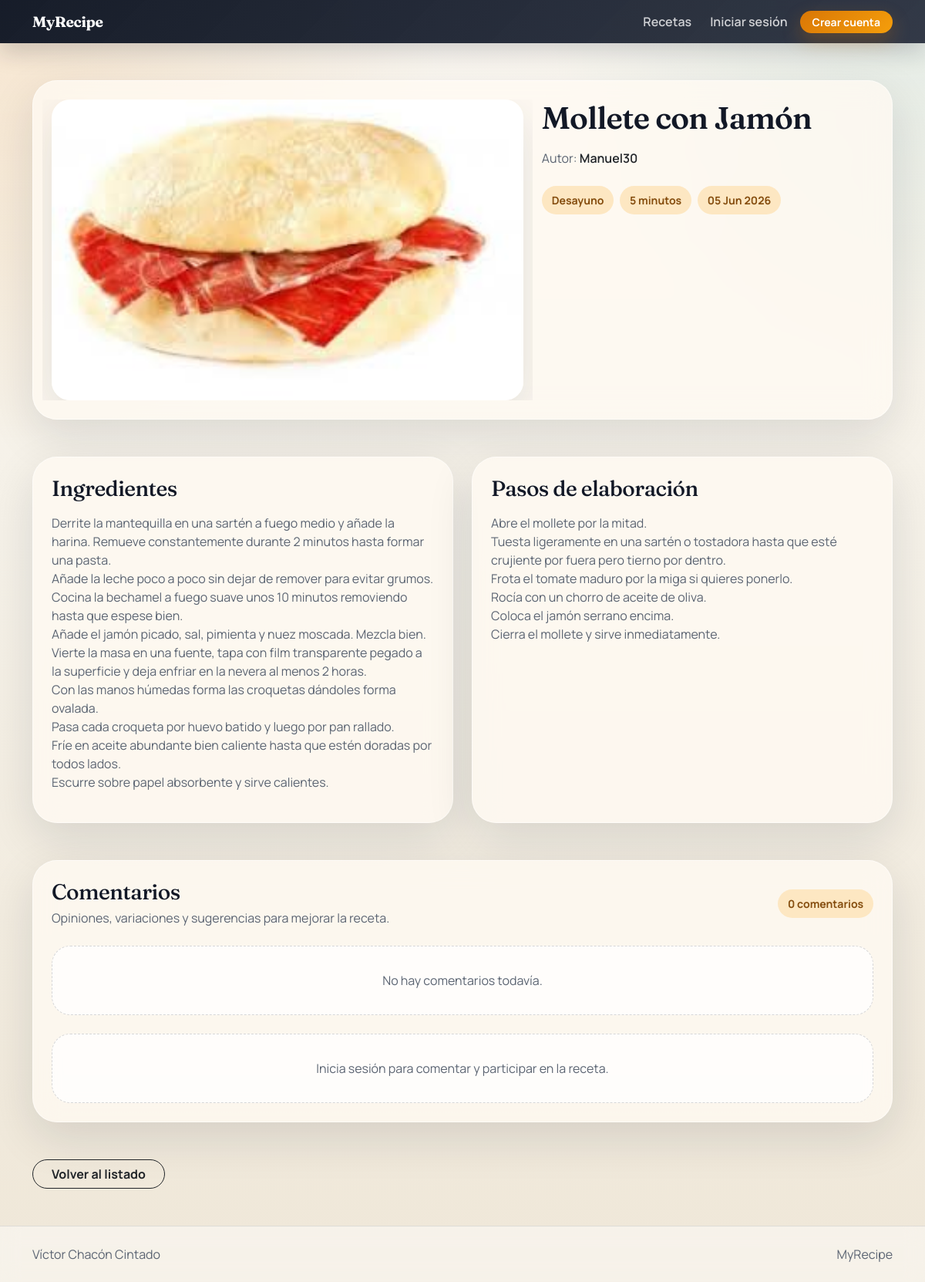
/receta/7/, run on the app's committed database.
### recetas/models.py (models this page shows, shortened)
class Receta(models.Model):
    titulo = models.CharField(max_length=200)
    ingredientes = models.TextField()
    pasos_elaboracion = models.TextField()
    tiempo_preparacion = models.PositiveIntegerField()
    categoria = models.ForeignKey(Categoria, on_delete=models.SET_NULL, null=True)
    autor = models.ForeignKey(settings.AUTH_USER_MODEL, on_delete=models.CASCADE)
    fecha_creacion = models.DateTimeField(auto_now_add=True)
    favoritos = models.ManyToManyField(settings.AUTH_USER_MODEL, related_name='recetas_favoritas', blank=True)
    imagen = models.ImageField(upload_to='recetas/')

class Categoria(models.Model):
    nombre = models.CharField(max_length=100)
    descripcion = models.TextField(blank=True, null=True)
    def __str__(self):
        return self.nombre

### recetas/views.py (the view)
# urls.py: path('receta/<int:receta_id>/', views.detalle_receta, name='detalle_receta'),
def detalle_receta(request, receta_id):
    receta = get_object_or_404(Receta.objects.select_related('categoria', 'autor'), id=receta_id)
    comentarios = receta.comentario_set.all()
    formulario_comentario = Formulario_comentario()
    return render(request, 'detalle_receta.html', {
        'receta': receta,
        'comentarios': comentarios,
        'formulario_comentario': formulario_comentario
    })

### templates/detalle_receta.html (shortened to what this page needs)
{% extends 'base.html' %}
{% block content %}
<section class="detail-shell mb-4 mb-lg-5">
    <div class="row g-4 align-items-start">
        <div class="col-lg-7 detail-hero">
            {% if receta.imagen %}
                <img class="detail-hero__image" src="{{ receta.imagen.url }}" alt="{{ receta.titulo }}">
            {% else %}
                <div class="detail-hero__image d-grid place-content-center bg-light text-muted text-center p-5">Esta receta no tiene imagen todavía</div>
            {% endif %}
        </div>
        <div class="col-lg-5">
            <h1 class="display-6 fw-semibold mb-3">{{ receta.titulo }}</h1>
            <p class="muted-text mb-4">Autor: <a href="{% url 'perfil_usuario' username=receta.autor.username %}" class="link-dark fw-semibold text-decoration-none">{{ receta.autor }}</a></p>
            <div class="d-flex flex-wrap gap-2 mb-4">
                <span class="badge-soft">{{ receta.categoria|default:"Sin categoría" }}</span>
                <span class="badge-soft">{{ receta.tiempo_preparacion }} minutos</span>
                <span class="badge-soft">{{ receta.fecha_creacion|date:"d M Y" }}</span>
            </div>
        </div>
    </div>
</section>
<section class="row g-4 mb-4 mb-lg-5">
    <div class="col-lg-6">
        <div class="content-panel h-100">
            <h2 class="section-title h3">Ingredientes</h2>
            <div class="muted-text">{{ receta.ingredientes|linebreaks }}</div>
        </div>
    </div>
    <div class="col-lg-6">
        <div class="content-panel h-100">
            <h2 class="section-title h3">Pasos de elaboración</h2>
            <div class="muted-text">{{ receta.pasos_elaboracion|linebreaks }}</div>
        </div>
    </div>
</section>
<section class="comment-shell mb-4 mb-lg-5">
    <div class="d-flex flex-column flex-md-row justify-content-between align-items-md-center gap-2 mb-4">
        <div>
            <h2 class="section-title h3 mb-1">Comentarios</h2>
            <p class="muted-text mb-0">Opiniones, variaciones y sugerencias para mejorar la receta.</p>
        </div>
        <span class="badge-soft">{{ comentarios|length }} comentarios</span>
    </div>
    <div class="d-grid gap-3 mb-4">
        {% for comentario in comentarios %}
            <article class="comment-item">
                <div class="d-flex justify-content-between gap-3 mb-2">
                    <div>
                        <strong>{{ comentario.autor }}</strong>
                        <div class="comment-meta">{{ comentario.fecha_creacion|date:"d M Y, H:i" }}</div>
                    </div>
                    {% if user == comentario.autor %}
                        <form method="POST" action="{% url 'eliminar_comentario' comentario_id=comentario.id %}">
                            {% csrf_token %}
                            <button type="submit" class="btn btn-sm btn-outline-danger rounded-pill" onclick="return confirm('¿Eliminar este comentario?')">Eliminar</button>
                        </form>
                    {% endif %}
                </div>
                <p class="mb-0">{{ comentario.contenido }}</p>
            </article>
        {% empty %}
            <div class="empty-state text-center">No hay comentarios todavía.</div>
        {% endfor %}
    </div>
    {% if user.is_authenticated %}
        <div class="form-card p-4">
            <h3 class="h5 mb-3">Añadir comentario</h3>
            <form method="POST" action="{% url 'comentar_receta' receta_id=receta.id %}">
                {% csrf_token %}
                <div class="mb-3">
                    {{ formulario_comentario.contenido }}
                </div>
                <div class="form-actions">
                    <button type="submit" class="btn btn-brand rounded-pill px-4">Comentar</button>
                </div>
            </form>
        </div>
    {% else %}
        <div class="empty-state text-center">Inicia sesión para comentar y participar en la receta.</div>
    {% endif %}
</section>
<a href="{% url 'lista_recetas' %}" class="btn btn-outline-dark rounded-pill px-4">Volver al listado</a>
{% endblock %}

### static/css/styles.css (style rules this page uses)
:root { --bg: #f5f1e8; --surface: #fffaf2; --surface-strong: #fff4e6; --ink: #121826; --muted: #5b6472; --line: rgba(18, 24, 38, 0.1); --accent: #d97706; --accent-strong: #b45309; --accent-soft: #fde7c2; --accent-2: #0f766e; --shadow: 0 20px 60px rgba(18, 24, 38, 0.12); }
html { scroll-behavior: smooth; }
body { min-height: 100vh; font-family: 'Manrope', sans-serif; color: var(--ink); background: radial-gradient(circle at top left, rgba(217, 119, 6, 0.18), transparent 28%), radial-gradient(circle at top right, rgba(15, 118, 110, 0.12), transparent 24%), linear-gradient(180deg, #fbf7ef 0%, #f5f1e8 42%, #efe7d8 100%); }
h1, h2, h3, h4, .brand-mark { font-family: 'Fraunces', serif; letter-spacing: -0.02em; }
.hero-panel, .content-panel, .auth-shell, .form-shell, .detail-shell, .comment-shell, .profile-shell { position: relative; border: 1px solid rgba(255, 255, 255, 0.5); background: rgba(255, 250, 242, 0.78); backdrop-filter: blur(16px); border-radius: 2rem; box-shadow: var(--shadow); }
.muted-text { color: var(--muted); }
.badge-soft { display: inline-flex; align-items: center; padding: 0.5rem 0.8rem; border-radius: 999px; background: var(--accent-soft); color: #854d0e; font-weight: 700; font-size: 0.88rem; }
.content-panel, .detail-shell, .comment-shell, .profile-shell, .auth-shell, .form-shell { padding: 1.5rem; }
.detail-hero { overflow: hidden; }
.detail-hero__image { width: 100%; max-height: 520px; object-fit: cover; border-radius: 1.5rem; box-shadow: var(--shadow); }
.section-title { margin-bottom: 1rem; }
button, .btn { font-weight: 700; }
.empty-state { padding: 2rem; border-radius: 1.5rem; background: rgba(255, 255, 255, 0.72); border: 1px dashed rgba(91, 100, 114, 0.25); color: var(--muted); }

### data on the page
Receta: imagen (picture), titulo "Mollete con Jamón", autor "Manuel30", categoria "Desayuno", tiempo_preparacion "5", fecha_creacion "05 Jun 2026", ingredientes "Derrite la mantequilla en una sartén a fuego medio y añade la harina. Remueve constantemente durante 2 minutos hasta formar una pasta. Añade la leche poco a poco sin dejar de remover para evitar grumos. Cocina la bechamel a fuego suave unos 10 minutos removiendo hasta que espese bien. Añade el jamón picado, sal, pimienta y nuez moscada. Mezcla bien. Vierte la masa en una fuente, tapa con film transparente pegado a la superficie y deja enfriar en la nevera al menos 2 horas. Con las manos húmedas forma las croquetas dándoles forma ovalada. Pasa cada croqueta por huevo batido y luego por pan rallado. Fríe en aceite abundante bien caliente hasta que estén doradas por todos lados. Escurre sobre…", pasos_elaboracion "Abre el mollete por la mitad. Tuesta ligeramente en una sartén o tostadora hasta que esté crujiente por fuera pero tierno por dentro. Frota el tomate maduro por la miga si quieres ponerlo. Rocía con un chorro de aceite de oliva. Coloca el jamón serrano encima. Cierra el mollete y sirve inmediatamente."

### other printed values
{{ comentarios|length }} "0"
